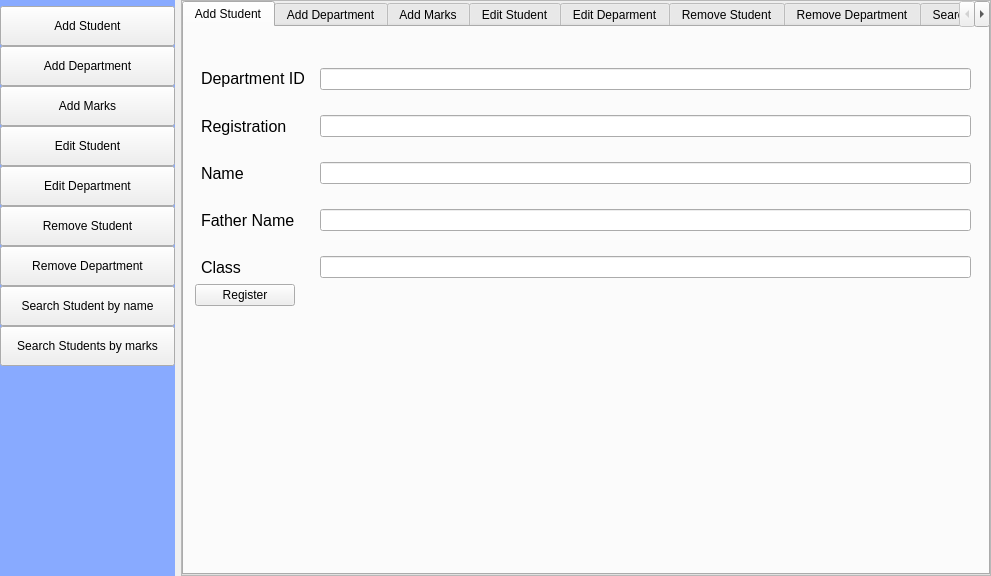
<?xml version="1.0" encoding="UTF-8"?>
<ui version="4.0">
 <class>MainWindow</class>
 <widget class="QMainWindow" name="MainWindow">
  <property name="windowModality">
   <enum>Qt::NonModal</enum>
  </property>
  <property name="geometry">
   <rect>
    <x>0</x>
    <y>0</y>
    <width>991</width>
    <height>576</height>
   </rect>
  </property>
  <property name="cursor">
   <cursorShape>PointingHandCursor</cursorShape>
  </property>
  <property name="windowTitle">
   <string>My Student Manager</string>
  </property>
  <widget class="QWidget" name="centralWidget">
   <layout class="QHBoxLayout" name="horizontalLayout">
    <property name="leftMargin">
     <number>0</number>
    </property>
    <property name="topMargin">
     <number>0</number>
    </property>
    <property name="rightMargin">
     <number>0</number>
    </property>
    <property name="bottomMargin">
     <number>0</number>
    </property>
    <item>
     <widget class="QFrame" name="Sidebar">
      <property name="styleSheet">
       <string notr="true">
#Sidebar{
max-width:200;
min-width:175;

background: #8af;
border: none;

}</string>
      </property>
      <property name="frameShape">
       <enum>QFrame::StyledPanel</enum>
      </property>
      <property name="frameShadow">
       <enum>QFrame::Raised</enum>
      </property>
      <layout class="QVBoxLayout" name="verticalLayout_2">
       <property name="spacing">
        <number>0</number>
       </property>
       <property name="leftMargin">
        <number>0</number>
       </property>
       <property name="topMargin">
        <number>6</number>
       </property>
       <property name="rightMargin">
        <number>0</number>
       </property>
       <property name="bottomMargin">
        <number>0</number>
       </property>
       <item>
        <layout class="QVBoxLayout" name="verticalLayout">
         <property name="spacing">
          <number>0</number>
         </property>
         <item>
          <widget class="QPushButton" name="tab1_Button">
           <property name="minimumSize">
            <size>
             <width>0</width>
             <height>40</height>
            </size>
           </property>
           <property name="text">
            <string>Add Student</string>
           </property>
           <property name="flat">
            <bool>false</bool>
           </property>
          </widget>
         </item>
         <item>
          <widget class="QPushButton" name="tab2_Button">
           <property name="minimumSize">
            <size>
             <width>0</width>
             <height>40</height>
            </size>
           </property>
           <property name="text">
            <string>Add Department</string>
           </property>
           <property name="flat">
            <bool>false</bool>
           </property>
          </widget>
         </item>
         <item>
          <widget class="QPushButton" name="tab3_Button">
           <property name="minimumSize">
            <size>
             <width>0</width>
             <height>40</height>
            </size>
           </property>
           <property name="text">
            <string>Add Marks</string>
           </property>
           <property name="flat">
            <bool>false</bool>
           </property>
          </widget>
         </item>
         <item>
          <widget class="QPushButton" name="tab4_Button">
           <property name="minimumSize">
            <size>
             <width>0</width>
             <height>40</height>
            </size>
           </property>
           <property name="text">
            <string>Edit Student</string>
           </property>
           <property name="flat">
            <bool>false</bool>
           </property>
          </widget>
         </item>
         <item>
          <widget class="QPushButton" name="tab5_Button">
           <property name="minimumSize">
            <size>
             <width>0</width>
             <height>40</height>
            </size>
           </property>
           <property name="text">
            <string>Edit Department</string>
           </property>
           <property name="flat">
            <bool>false</bool>
           </property>
          </widget>
         </item>
         <item>
          <widget class="QPushButton" name="tab6_Button">
           <property name="minimumSize">
            <size>
             <width>0</width>
             <height>40</height>
            </size>
           </property>
           <property name="styleSheet">
            <string notr="true"/>
           </property>
           <property name="text">
            <string>Remove Student</string>
           </property>
           <property name="flat">
            <bool>false</bool>
           </property>
          </widget>
         </item>
         <item>
          <widget class="QPushButton" name="tab7_Button">
           <property name="minimumSize">
            <size>
             <width>0</width>
             <height>40</height>
            </size>
           </property>
           <property name="styleSheet">
            <string notr="true"/>
           </property>
           <property name="text">
            <string>Remove Department</string>
           </property>
           <property name="flat">
            <bool>false</bool>
           </property>
          </widget>
         </item>
         <item>
          <widget class="QPushButton" name="tab8_Button">
           <property name="minimumSize">
            <size>
             <width>0</width>
             <height>40</height>
            </size>
           </property>
           <property name="styleSheet">
            <string notr="true"/>
           </property>
           <property name="text">
            <string>Search Student by name</string>
           </property>
           <property name="flat">
            <bool>false</bool>
           </property>
          </widget>
         </item>
         <item>
          <widget class="QPushButton" name="tab9_Button">
           <property name="minimumSize">
            <size>
             <width>0</width>
             <height>40</height>
            </size>
           </property>
           <property name="styleSheet">
            <string notr="true"/>
           </property>
           <property name="text">
            <string>Search Students by marks</string>
           </property>
           <property name="flat">
            <bool>false</bool>
           </property>
          </widget>
         </item>
        </layout>
       </item>
       <item>
        <spacer name="verticalSpacer">
         <property name="orientation">
          <enum>Qt::Vertical</enum>
         </property>
         <property name="sizeHint" stdset="0">
          <size>
           <width>20</width>
           <height>40</height>
          </size>
         </property>
        </spacer>
       </item>
      </layout>
     </widget>
    </item>
    <item>
     <widget class="QFrame" name="frame_2">
      <property name="frameShape">
       <enum>QFrame::StyledPanel</enum>
      </property>
      <property name="frameShadow">
       <enum>QFrame::Raised</enum>
      </property>
      <layout class="QHBoxLayout" name="horizontalLayout_2">
       <property name="spacing">
        <number>0</number>
       </property>
       <property name="leftMargin">
        <number>0</number>
       </property>
       <property name="topMargin">
        <number>0</number>
       </property>
       <property name="rightMargin">
        <number>0</number>
       </property>
       <property name="bottomMargin">
        <number>0</number>
       </property>
       <item>
        <widget class="QTabWidget" name="TabContainer">
         <property name="currentIndex">
          <number>0</number>
         </property>
         <widget class="QWidget" name="tab_1">
          <attribute name="title">
           <string>Add Student</string>
          </attribute>
          <layout class="QVBoxLayout" name="verticalLayout_3">
           <item>
            <layout class="QFormLayout" name="formLayout_2">
             <property name="horizontalSpacing">
              <number>15</number>
             </property>
             <property name="verticalSpacing">
              <number>25</number>
             </property>
             <property name="leftMargin">
              <number>6</number>
             </property>
             <property name="topMargin">
              <number>30</number>
             </property>
             <property name="rightMargin">
              <number>6</number>
             </property>
             <item row="0" column="0">
              <widget class="QLabel" name="label">
               <property name="text">
                <string>&lt;html&gt;&lt;head/&gt;&lt;body&gt;&lt;p&gt;&lt;span style=&quot; font-size:12pt;&quot;&gt;Department ID&lt;/span&gt;&lt;/p&gt;&lt;/body&gt;&lt;/html&gt;</string>
               </property>
              </widget>
             </item>
             <item row="0" column="1">
              <widget class="QLineEdit" name="regsid"/>
             </item>
             <item row="1" column="0">
              <widget class="QLabel" name="label_2">
               <property name="font">
                <font>
                 <pointsize>12</pointsize>
                </font>
               </property>
               <property name="text">
                <string>Registration</string>
               </property>
              </widget>
             </item>
             <item row="1" column="1">
              <widget class="QLineEdit" name="regSreg"/>
             </item>
             <item row="2" column="0">
              <widget class="QLabel" name="label_3">
               <property name="font">
                <font>
                 <pointsize>12</pointsize>
                </font>
               </property>
               <property name="text">
                <string>Name</string>
               </property>
              </widget>
             </item>
             <item row="2" column="1">
              <widget class="QLineEdit" name="regsname"/>
             </item>
             <item row="3" column="0">
              <widget class="QLabel" name="label_4">
               <property name="font">
                <font>
                 <pointsize>12</pointsize>
                </font>
               </property>
               <property name="text">
                <string>Father Name</string>
               </property>
              </widget>
             </item>
             <item row="3" column="1">
              <widget class="QLineEdit" name="regsfather"/>
             </item>
             <item row="4" column="0">
              <widget class="QLabel" name="label_5">
               <property name="font">
                <font>
                 <pointsize>12</pointsize>
                </font>
               </property>
               <property name="text">
                <string>Class</string>
               </property>
              </widget>
             </item>
             <item row="4" column="1">
              <widget class="QLineEdit" name="regsclass"/>
             </item>
            </layout>
           </item>
           <item>
            <widget class="QPushButton" name="RegisterStudentButton">
             <property name="maximumSize">
              <size>
               <width>100</width>
               <height>16777215</height>
              </size>
             </property>
             <property name="text">
              <string>Register</string>
             </property>
            </widget>
           </item>
           <item>
            <spacer name="verticalSpacer_2">
             <property name="orientation">
              <enum>Qt::Vertical</enum>
             </property>
             <property name="sizeHint" stdset="0">
              <size>
               <width>20</width>
               <height>40</height>
              </size>
             </property>
            </spacer>
           </item>
          </layout>
         </widget>
         <widget class="QWidget" name="tab_2">
          <attribute name="title">
           <string>Add Department</string>
          </attribute>
          <layout class="QVBoxLayout" name="verticalLayout_4">
           <item>
            <layout class="QFormLayout" name="formLayout">
             <property name="verticalSpacing">
              <number>30</number>
             </property>
             <property name="leftMargin">
              <number>6</number>
             </property>
             <property name="topMargin">
              <number>30</number>
             </property>
             <property name="rightMargin">
              <number>6</number>
             </property>
             <property name="bottomMargin">
              <number>6</number>
             </property>
             <item row="0" column="0">
              <widget class="QLabel" name="label_6">
               <property name="font">
                <font>
                 <pointsize>12</pointsize>
                </font>
               </property>
               <property name="text">
                <string>Name</string>
               </property>
               <property name="buddy">
                <cstring>Regdepnamein</cstring>
               </property>
              </widget>
             </item>
             <item row="0" column="1">
              <widget class="QLineEdit" name="Regdepnamein"/>
             </item>
             <item row="1" column="0">
              <widget class="QLabel" name="label_7">
               <property name="font">
                <font>
                 <pointsize>12</pointsize>
                </font>
               </property>
               <property name="text">
                <string>ID</string>
               </property>
              </widget>
             </item>
             <item row="1" column="1">
              <widget class="QLineEdit" name="Regdepidin"/>
             </item>
             <item row="2" column="0">
              <widget class="QLabel" name="label_8">
               <property name="font">
                <font>
                 <pointsize>12</pointsize>
                </font>
               </property>
               <property name="text">
                <string>Location</string>
               </property>
              </widget>
             </item>
             <item row="2" column="1">
              <widget class="QLineEdit" name="Regdeplocationin"/>
             </item>
             <item row="3" column="0">
              <widget class="QLabel" name="label_9">
               <property name="font">
                <font>
                 <pointsize>12</pointsize>
                </font>
               </property>
               <property name="text">
                <string>School</string>
               </property>
              </widget>
             </item>
             <item row="3" column="1">
              <widget class="QLineEdit" name="Regdepschoolin"/>
             </item>
             <item row="4" column="0">
              <widget class="QLabel" name="label_10">
               <property name="font">
                <font>
                 <pointsize>12</pointsize>
                </font>
               </property>
               <property name="text">
                <string>Phone</string>
               </property>
              </widget>
             </item>
             <item row="4" column="1">
              <widget class="QLineEdit" name="Regdepphonein"/>
             </item>
            </layout>
           </item>
           <item>
            <widget class="QPushButton" name="AddDepartmentButton">
             <property name="maximumSize">
              <size>
               <width>100</width>
               <height>16777215</height>
              </size>
             </property>
             <property name="text">
              <string>Add</string>
             </property>
            </widget>
           </item>
           <item>
            <spacer name="verticalSpacer_3">
             <property name="orientation">
              <enum>Qt::Vertical</enum>
             </property>
             <property name="sizeHint" stdset="0">
              <size>
               <width>20</width>
               <height>40</height>
              </size>
             </property>
            </spacer>
           </item>
          </layout>
         </widget>
         <widget class="QWidget" name="tab_3">
          <attribute name="title">
           <string>Add Marks</string>
          </attribute>
          <layout class="QVBoxLayout" name="verticalLayout_13">
           <item>
            <layout class="QVBoxLayout" name="verticalLayout_12">
             <item>
              <layout class="QHBoxLayout" name="horizontalLayout_3">
               <item>
                <widget class="QLabel" name="label_19">
                 <property name="text">
                  <string>Department</string>
                 </property>
                </widget>
               </item>
               <item>
                <widget class="QLineEdit" name="AddMarksDep"/>
               </item>
               <item>
                <widget class="QLabel" name="label_11">
                 <property name="font">
                  <font>
                   <pointsize>10</pointsize>
                  </font>
                 </property>
                 <property name="text">
                  <string>Class</string>
                 </property>
                </widget>
               </item>
               <item>
                <widget class="QLineEdit" name="AddMarksClass"/>
               </item>
               <item>
                <widget class="QLabel" name="label_18">
                 <property name="text">
                  <string>Subject</string>
                 </property>
                </widget>
               </item>
               <item>
                <widget class="QLineEdit" name="AddMarksSubject"/>
               </item>
               <item>
                <widget class="QPushButton" name="AddMarksSeachButton">
                 <property name="text">
                  <string>Search</string>
                 </property>
                </widget>
               </item>
              </layout>
             </item>
             <item>
              <layout class="QHBoxLayout" name="horizontalLayout_12">
               <item>
                <widget class="QLabel" name="label_38">
                 <property name="text">
                  <string>Total</string>
                 </property>
                </widget>
               </item>
               <item>
                <widget class="QLineEdit" name="AddMarksTotal">
                 <property name="maximumSize">
                  <size>
                   <width>250</width>
                   <height>16777215</height>
                  </size>
                 </property>
                </widget>
               </item>
               <item>
                <widget class="QLabel" name="label_39">
                 <property name="text">
                  <string>Marks Type</string>
                 </property>
                </widget>
               </item>
               <item>
                <widget class="QComboBox" name="AddMarksType">
                 <item>
                  <property name="text">
                   <string>Quiz</string>
                  </property>
                 </item>
                 <item>
                  <property name="text">
                   <string>Assignment</string>
                  </property>
                 </item>
                 <item>
                  <property name="text">
                   <string>OHT</string>
                  </property>
                 </item>
                 <item>
                  <property name="text">
                   <string>Finals</string>
                  </property>
                 </item>
                </widget>
               </item>
               <item>
                <widget class="QLabel" name="label_40">
                 <property name="text">
                  <string>Mark No</string>
                 </property>
                </widget>
               </item>
               <item>
                <widget class="QComboBox" name="AddMarksNo">
                 <item>
                  <property name="text">
                   <string>1</string>
                  </property>
                 </item>
                 <item>
                  <property name="text">
                   <string>2</string>
                  </property>
                 </item>
                 <item>
                  <property name="text">
                   <string>3</string>
                  </property>
                 </item>
                 <item>
                  <property name="text">
                   <string>4</string>
                  </property>
                 </item>
                 <item>
                  <property name="text">
                   <string>5</string>
                  </property>
                 </item>
                 <item>
                  <property name="text">
                   <string/>
                  </property>
                 </item>
                </widget>
               </item>
              </layout>
             </item>
             <item>
              <widget class="QScrollArea" name="scrollArea">
               <property name="widgetResizable">
                <bool>true</bool>
               </property>
               <widget class="QWidget" name="scrollAreaWidgetContents">
                <property name="geometry">
                 <rect>
                  <x>0</x>
                  <y>0</y>
                  <width>780</width>
                  <height>467</height>
                 </rect>
                </property>
                <layout class="QVBoxLayout" name="verticalLayout_15">
                 <item>
                  <layout class="QFormLayout" name="AddMarksList"/>
                 </item>
                 <item>
                  <widget class="QPushButton" name="AddMarksSaveButton">
                   <property name="text">
                    <string>Save</string>
                   </property>
                  </widget>
                 </item>
                </layout>
               </widget>
              </widget>
             </item>
            </layout>
           </item>
          </layout>
         </widget>
         <widget class="QWidget" name="tab_4">
          <attribute name="title">
           <string>Edit Student</string>
          </attribute>
          <layout class="QVBoxLayout" name="verticalLayout_6">
           <item>
            <layout class="QVBoxLayout" name="verticalLayout_5">
             <item>
              <layout class="QHBoxLayout" name="horizontalLayout_4">
               <item>
                <widget class="QLabel" name="label_29">
                 <property name="text">
                  <string>Department ID</string>
                 </property>
                </widget>
               </item>
               <item>
                <widget class="QLineEdit" name="editSdep"/>
               </item>
               <item>
                <widget class="QLabel" name="label_12">
                 <property name="font">
                  <font>
                   <pointsize>10</pointsize>
                  </font>
                 </property>
                 <property name="text">
                  <string>Registration</string>
                 </property>
                </widget>
               </item>
               <item>
                <widget class="QLineEdit" name="EditSreg"/>
               </item>
               <item>
                <widget class="QPushButton" name="EditSsearchButton">
                 <property name="text">
                  <string>Search</string>
                 </property>
                </widget>
               </item>
              </layout>
             </item>
             <item>
              <layout class="QFormLayout" name="formLayout_3">
               <property name="verticalSpacing">
                <number>35</number>
               </property>
               <item row="0" column="0">
                <widget class="QLabel" name="label_20">
                 <property name="font">
                  <font>
                   <pointsize>12</pointsize>
                  </font>
                 </property>
                 <property name="text">
                  <string>Name</string>
                 </property>
                </widget>
               </item>
               <item row="0" column="1">
                <widget class="QLineEdit" name="EditSname"/>
               </item>
               <item row="1" column="0">
                <widget class="QLabel" name="label_21">
                 <property name="font">
                  <font>
                   <pointsize>12</pointsize>
                  </font>
                 </property>
                 <property name="text">
                  <string>Father Name</string>
                 </property>
                </widget>
               </item>
               <item row="1" column="1">
                <widget class="QLineEdit" name="editSfathername"/>
               </item>
               <item row="2" column="0">
                <widget class="QLabel" name="label_22">
                 <property name="font">
                  <font>
                   <pointsize>12</pointsize>
                  </font>
                 </property>
                 <property name="text">
                  <string>Class</string>
                 </property>
                </widget>
               </item>
               <item row="2" column="1">
                <widget class="QLineEdit" name="editSclass"/>
               </item>
               <item row="3" column="0">
                <widget class="QPushButton" name="editSsaveButton">
                 <property name="text">
                  <string>Save</string>
                 </property>
                </widget>
               </item>
              </layout>
             </item>
            </layout>
           </item>
          </layout>
         </widget>
         <widget class="QWidget" name="tab_5">
          <attribute name="title">
           <string>Edit Deparment</string>
          </attribute>
          <layout class="QHBoxLayout" name="horizontalLayout_5">
           <item>
            <layout class="QVBoxLayout" name="verticalLayout_7">
             <item>
              <layout class="QHBoxLayout" name="horizontalLayout_10">
               <item>
                <widget class="QLabel" name="label_28">
                 <property name="font">
                  <font>
                   <pointsize>10</pointsize>
                  </font>
                 </property>
                 <property name="text">
                  <string>Deparment Name</string>
                 </property>
                </widget>
               </item>
               <item>
                <widget class="QLineEdit" name="editDepText"/>
               </item>
               <item>
                <widget class="QPushButton" name="editDepButton">
                 <property name="text">
                  <string>Search</string>
                 </property>
                </widget>
               </item>
              </layout>
             </item>
             <item>
              <layout class="QFormLayout" name="formLayout_4">
               <property name="verticalSpacing">
                <number>30</number>
               </property>
               <property name="leftMargin">
                <number>6</number>
               </property>
               <property name="topMargin">
                <number>30</number>
               </property>
               <property name="rightMargin">
                <number>6</number>
               </property>
               <property name="bottomMargin">
                <number>6</number>
               </property>
               <item row="0" column="0">
                <widget class="QLabel" name="label_23">
                 <property name="font">
                  <font>
                   <pointsize>12</pointsize>
                  </font>
                 </property>
                 <property name="text">
                  <string>Name</string>
                 </property>
                 <property name="buddy">
                  <cstring>Regdepnamein</cstring>
                 </property>
                </widget>
               </item>
               <item row="0" column="1">
                <widget class="QLineEdit" name="editDepName"/>
               </item>
               <item row="1" column="0">
                <widget class="QLabel" name="label_24">
                 <property name="font">
                  <font>
                   <pointsize>12</pointsize>
                  </font>
                 </property>
                 <property name="text">
                  <string>ID</string>
                 </property>
                </widget>
               </item>
               <item row="1" column="1">
                <widget class="QLineEdit" name="editDepId"/>
               </item>
               <item row="2" column="0">
                <widget class="QLabel" name="label_25">
                 <property name="font">
                  <font>
                   <pointsize>12</pointsize>
                  </font>
                 </property>
                 <property name="text">
                  <string>Location</string>
                 </property>
                </widget>
               </item>
               <item row="2" column="1">
                <widget class="QLineEdit" name="editDepLocation"/>
               </item>
               <item row="3" column="0">
                <widget class="QLabel" name="label_26">
                 <property name="font">
                  <font>
                   <pointsize>12</pointsize>
                  </font>
                 </property>
                 <property name="text">
                  <string>School</string>
                 </property>
                </widget>
               </item>
               <item row="3" column="1">
                <widget class="QLineEdit" name="editDepSchool"/>
               </item>
               <item row="4" column="0">
                <widget class="QLabel" name="label_27">
                 <property name="font">
                  <font>
                   <pointsize>12</pointsize>
                  </font>
                 </property>
                 <property name="text">
                  <string>Phone</string>
                 </property>
                </widget>
               </item>
               <item row="4" column="1">
                <widget class="QLineEdit" name="editDepPhone"/>
               </item>
               <item row="5" column="0">
                <widget class="QPushButton" name="editDepSaveButton">
                 <property name="text">
                  <string>Save</string>
                 </property>
                </widget>
               </item>
              </layout>
             </item>
            </layout>
           </item>
          </layout>
         </widget>
         <widget class="QWidget" name="tab_6">
          <attribute name="title">
           <string>Remove Student</string>
          </attribute>
          <layout class="QVBoxLayout" name="verticalLayout_8">
           <item>
            <layout class="QHBoxLayout" name="horizontalLayout_6">
             <item>
              <widget class="QLabel" name="label_14">
               <property name="font">
                <font>
                 <pointsize>10</pointsize>
                </font>
               </property>
               <property name="text">
                <string>Registration</string>
               </property>
              </widget>
             </item>
             <item>
              <widget class="QLineEdit" name="RemoveStudentRegText"/>
             </item>
             <item>
              <widget class="QLabel" name="label_13">
               <property name="text">
                <string>Department ID</string>
               </property>
              </widget>
             </item>
             <item>
              <widget class="QLineEdit" name="RemoveSDepartment"/>
             </item>
             <item>
              <widget class="QPushButton" name="RemoveStudentSearch">
               <property name="text">
                <string>Search</string>
               </property>
              </widget>
             </item>
            </layout>
           </item>
           <item>
            <layout class="QFormLayout" name="formLayout_5">
             <property name="verticalSpacing">
              <number>35</number>
             </property>
             <item row="0" column="0">
              <widget class="QLabel" name="label_30">
               <property name="font">
                <font>
                 <pointsize>12</pointsize>
                </font>
               </property>
               <property name="text">
                <string>Name</string>
               </property>
              </widget>
             </item>
             <item row="0" column="1">
              <widget class="QLineEdit" name="RemoveStudentName">
               <property name="enabled">
                <bool>true</bool>
               </property>
              </widget>
             </item>
             <item row="1" column="0">
              <widget class="QLabel" name="label_31">
               <property name="font">
                <font>
                 <pointsize>12</pointsize>
                </font>
               </property>
               <property name="text">
                <string>Father Name</string>
               </property>
              </widget>
             </item>
             <item row="1" column="1">
              <widget class="QLineEdit" name="RemoveStudentFName">
               <property name="enabled">
                <bool>true</bool>
               </property>
              </widget>
             </item>
             <item row="2" column="0">
              <widget class="QLabel" name="label_32">
               <property name="font">
                <font>
                 <pointsize>12</pointsize>
                </font>
               </property>
               <property name="text">
                <string>Class</string>
               </property>
              </widget>
             </item>
             <item row="2" column="1">
              <widget class="QLineEdit" name="RemoveStudentClass">
               <property name="enabled">
                <bool>true</bool>
               </property>
              </widget>
             </item>
             <item row="3" column="0">
              <widget class="QPushButton" name="RemoveStudentButton">
               <property name="text">
                <string>Remove</string>
               </property>
              </widget>
             </item>
            </layout>
           </item>
          </layout>
         </widget>
         <widget class="QWidget" name="tab_7">
          <attribute name="title">
           <string>Remove Department</string>
          </attribute>
          <layout class="QVBoxLayout" name="verticalLayout_10">
           <item>
            <layout class="QVBoxLayout" name="verticalLayout_9">
             <item>
              <layout class="QHBoxLayout" name="horizontalLayout_7">
               <item>
                <widget class="QLabel" name="label_15">
                 <property name="font">
                  <font>
                   <pointsize>10</pointsize>
                  </font>
                 </property>
                 <property name="text">
                  <string>Name</string>
                 </property>
                </widget>
               </item>
               <item>
                <widget class="QLineEdit" name="RemoveDnameText"/>
               </item>
               <item>
                <widget class="QLabel" name="label_44">
                 <property name="text">
                  <string>Department ID</string>
                 </property>
                </widget>
               </item>
               <item>
                <widget class="QLineEdit" name="DepartmentIDText"/>
               </item>
               <item>
                <widget class="QPushButton" name="RemoveDSearchButton">
                 <property name="text">
                  <string>Search</string>
                 </property>
                </widget>
               </item>
              </layout>
             </item>
             <item>
              <layout class="QFormLayout" name="formLayout_6">
               <property name="verticalSpacing">
                <number>30</number>
               </property>
               <property name="leftMargin">
                <number>6</number>
               </property>
               <property name="topMargin">
                <number>30</number>
               </property>
               <property name="rightMargin">
                <number>6</number>
               </property>
               <property name="bottomMargin">
                <number>6</number>
               </property>
               <item row="0" column="0">
                <widget class="QLabel" name="label_33">
                 <property name="font">
                  <font>
                   <pointsize>12</pointsize>
                  </font>
                 </property>
                 <property name="text">
                  <string>Name</string>
                 </property>
                 <property name="buddy">
                  <cstring>Regdepnamein</cstring>
                 </property>
                </widget>
               </item>
               <item row="0" column="1">
                <widget class="QLineEdit" name="RemoveDname"/>
               </item>
               <item row="1" column="0">
                <widget class="QLabel" name="label_34">
                 <property name="font">
                  <font>
                   <pointsize>12</pointsize>
                  </font>
                 </property>
                 <property name="text">
                  <string>ID</string>
                 </property>
                </widget>
               </item>
               <item row="1" column="1">
                <widget class="QLineEdit" name="RemoveDid"/>
               </item>
               <item row="2" column="0">
                <widget class="QLabel" name="label_35">
                 <property name="font">
                  <font>
                   <pointsize>12</pointsize>
                  </font>
                 </property>
                 <property name="text">
                  <string>Location</string>
                 </property>
                </widget>
               </item>
               <item row="2" column="1">
                <widget class="QLineEdit" name="RemoveDlocation"/>
               </item>
               <item row="3" column="0">
                <widget class="QLabel" name="label_36">
                 <property name="font">
                  <font>
                   <pointsize>12</pointsize>
                  </font>
                 </property>
                 <property name="text">
                  <string>School</string>
                 </property>
                </widget>
               </item>
               <item row="3" column="1">
                <widget class="QLineEdit" name="RemoveDschool"/>
               </item>
               <item row="4" column="0">
                <widget class="QLabel" name="label_37">
                 <property name="font">
                  <font>
                   <pointsize>12</pointsize>
                  </font>
                 </property>
                 <property name="text">
                  <string>Phone</string>
                 </property>
                </widget>
               </item>
               <item row="4" column="1">
                <widget class="QLineEdit" name="RemoveDphone"/>
               </item>
               <item row="5" column="0">
                <widget class="QPushButton" name="RemoveDepartmentButton">
                 <property name="text">
                  <string>Remove</string>
                 </property>
                </widget>
               </item>
              </layout>
             </item>
            </layout>
           </item>
           <item>
            <spacer name="verticalSpacer_4">
             <property name="orientation">
              <enum>Qt::Vertical</enum>
             </property>
             <property name="sizeHint" stdset="0">
              <size>
               <width>20</width>
               <height>40</height>
              </size>
             </property>
            </spacer>
           </item>
          </layout>
         </widget>
         <widget class="QWidget" name="tab_8">
          <attribute name="title">
           <string>Search Student</string>
          </attribute>
          <layout class="QVBoxLayout" name="verticalLayout_14">
           <item>
            <layout class="QVBoxLayout" name="verticalLayout_11">
             <item>
              <layout class="QHBoxLayout" name="horizontalLayout_8">
               <item>
                <widget class="QLabel" name="label_16">
                 <property name="font">
                  <font>
                   <pointsize>10</pointsize>
                  </font>
                 </property>
                 <property name="text">
                  <string>Registration</string>
                 </property>
                </widget>
               </item>
               <item>
                <widget class="QLineEdit" name="SearchStudentText"/>
               </item>
               <item>
                <widget class="QPushButton" name="SearchStudentButton">
                 <property name="text">
                  <string>Search</string>
                 </property>
                </widget>
               </item>
              </layout>
             </item>
             <item>
              <layout class="QFormLayout" name="formLayout_8">
               <property name="verticalSpacing">
                <number>35</number>
               </property>
               <item row="0" column="0">
                <widget class="QLabel" name="label_41">
                 <property name="font">
                  <font>
                   <pointsize>12</pointsize>
                  </font>
                 </property>
                 <property name="text">
                  <string>Name</string>
                 </property>
                </widget>
               </item>
               <item row="0" column="1">
                <widget class="QLineEdit" name="SearchSName">
                 <property name="enabled">
                  <bool>true</bool>
                 </property>
                </widget>
               </item>
               <item row="1" column="0">
                <widget class="QLabel" name="label_42">
                 <property name="font">
                  <font>
                   <pointsize>12</pointsize>
                  </font>
                 </property>
                 <property name="text">
                  <string>Father Name</string>
                 </property>
                </widget>
               </item>
               <item row="1" column="1">
                <widget class="QLineEdit" name="SearchSFname">
                 <property name="enabled">
                  <bool>true</bool>
                 </property>
                </widget>
               </item>
               <item row="2" column="0">
                <widget class="QLabel" name="label_43">
                 <property name="font">
                  <font>
                   <pointsize>12</pointsize>
                  </font>
                 </property>
                 <property name="text">
                  <string>Class</string>
                 </property>
                </widget>
               </item>
               <item row="2" column="1">
                <widget class="QLineEdit" name="SearchSClass">
                 <property name="enabled">
                  <bool>true</bool>
                 </property>
                </widget>
               </item>
               <item row="3" column="1">
                <spacer name="verticalSpacer_5">
                 <property name="orientation">
                  <enum>Qt::Vertical</enum>
                 </property>
                 <property name="sizeHint" stdset="0">
                  <size>
                   <width>20</width>
                   <height>40</height>
                  </size>
                 </property>
                </spacer>
               </item>
              </layout>
             </item>
            </layout>
           </item>
          </layout>
         </widget>
         <widget class="QWidget" name="tab_9">
          <attribute name="title">
           <string>Search Marks</string>
          </attribute>
          <layout class="QVBoxLayout" name="verticalLayout_17">
           <item>
            <layout class="QVBoxLayout" name="verticalLayout_16">
             <item>
              <layout class="QHBoxLayout" name="horizontalLayout_9">
               <item>
                <widget class="QLabel" name="label_17">
                 <property name="font">
                  <font>
                   <pointsize>10</pointsize>
                  </font>
                 </property>
                 <property name="text">
                  <string>Department</string>
                 </property>
                </widget>
               </item>
               <item>
                <widget class="QLineEdit" name="SearchMDepText"/>
               </item>
               <item>
                <widget class="QLabel" name="label_45">
                 <property name="text">
                  <string>Reg</string>
                 </property>
                </widget>
               </item>
               <item>
                <widget class="QLineEdit" name="SearchMreg"/>
               </item>
               <item>
                <widget class="QLabel" name="label_46">
                 <property name="text">
                  <string>Marks Type</string>
                 </property>
                </widget>
               </item>
               <item>
                <widget class="QLineEdit" name="SearchMtype"/>
               </item>
               <item>
                <widget class="QLabel" name="label_47">
                 <property name="text">
                  <string>Subject</string>
                 </property>
                </widget>
               </item>
               <item>
                <widget class="QLineEdit" name="SearchMsubject"/>
               </item>
               <item>
                <widget class="QPushButton" name="SearchByMarksButton">
                 <property name="text">
                  <string>Search</string>
                 </property>
                </widget>
               </item>
              </layout>
             </item>
             <item>
              <widget class="QListWidget" name="SearchByMarksList"/>
             </item>
            </layout>
           </item>
          </layout>
         </widget>
        </widget>
       </item>
      </layout>
     </widget>
    </item>
   </layout>
  </widget>
 </widget>
 <layoutdefault spacing="6" margin="11"/>
 <resources/>
 <connections/>
</ui>
